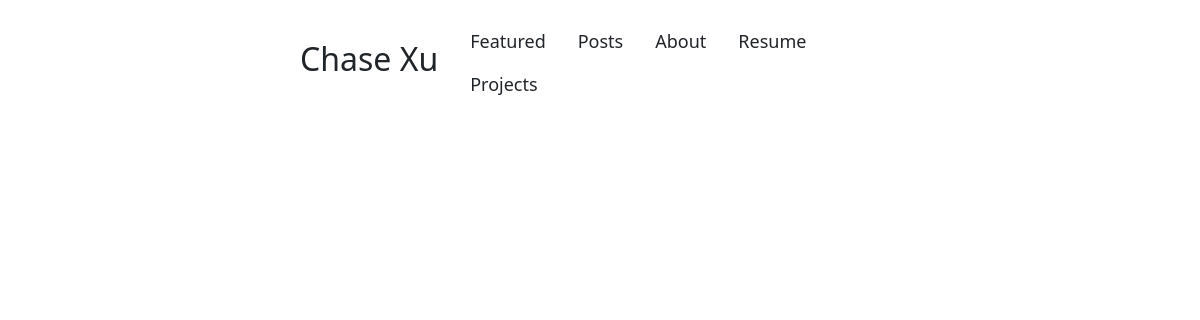
The app's page /, older data.
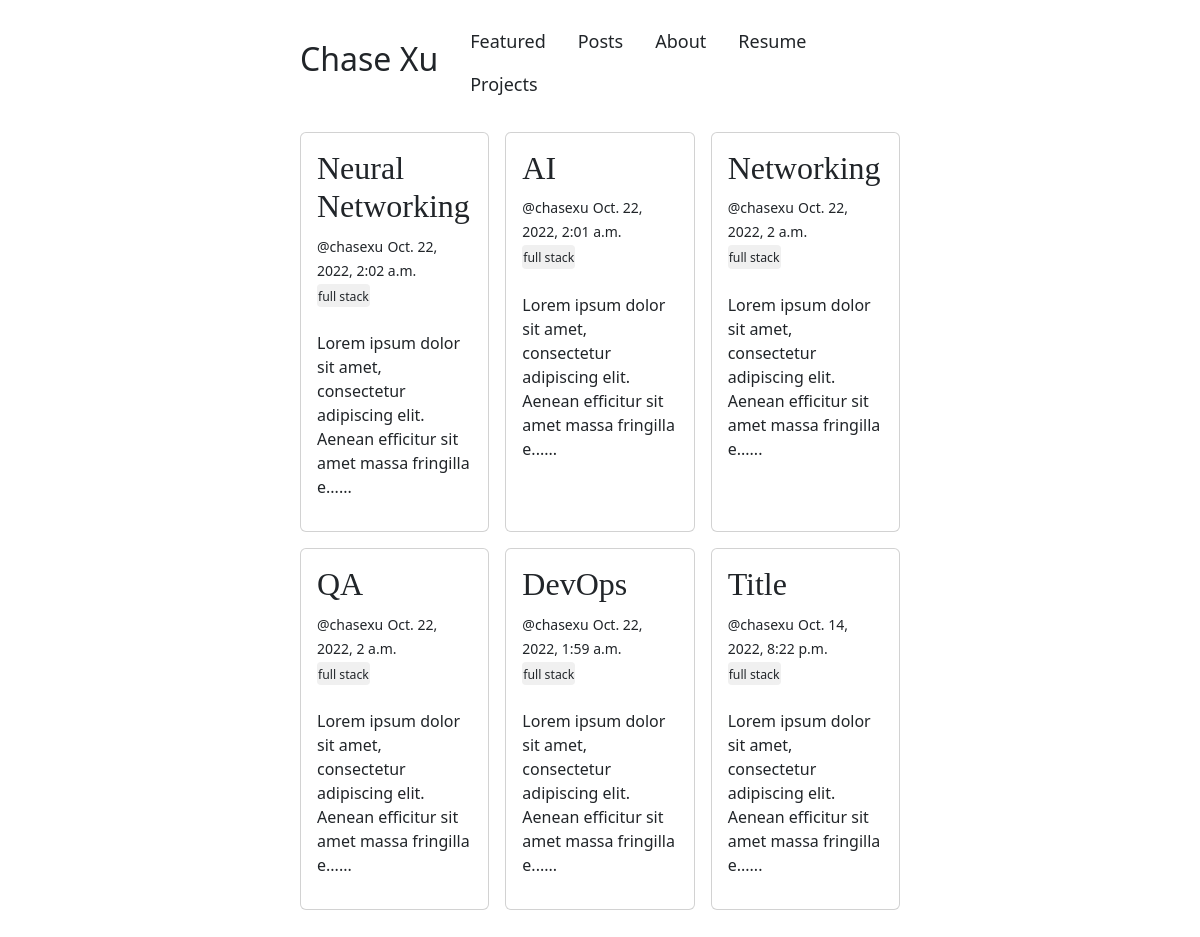
The same page, newer data.
### blog/models.py (models this page shows, shortened)
class Post(models.Model):
    title = models.CharField(max_length=100)
    slug = models.SlugField(null=True)
    overview = models.TextField()
    timestamp = models.DateTimeField(auto_now_add=True)
    content = QuillField()
    author = models.ForeignKey(Author, on_delete=models.CASCADE)
    thumbnail = models.ImageField(blank=True)
    categories = models.ManyToManyField(Category, related_name='Post')
    featured = models.BooleanField()

class Author(models.Model):
    user = models.OneToOneField(User, on_delete=models.CASCADE)
    def __str__(self):
        return self.user.username

class Category(models.Model):
    title = models.CharField(max_length=20)
    subtitle = models.CharField(max_length=20, null=True)
    slug = models.SlugField(null=True)
    thumbnail = models.ImageField(blank=True)
    def __str__(self):
        return self.title

### blog/views.py (the view)
# urls.py: path('', homepage, name = 'posts'),
def homepage(request):
    featured = Post.objects.filter(featured=True).order_by('-timestamp')
    context = {
        'object_list': featured,
    }
    return render(request, 'homepage.html', context)

### templates/homepage.html (shortened to what this page needs)
{% extends 'base.html' %}
{% block homepage %}
<div id='content'>
  {% if object_list%}
      {% for obj in object_list %}
        <div class='card' >
          <div class="card-body">
            <div class="media-content">
              <h2 id='box-title' style='font-family: serif' onclick="location.href='{%url 'post' obj.id%}'">{{obj.title}}</h2>
              <div class="content">
                <p>
                  <small>@{{obj.author}}</small> <small>{{obj.timestamp}}</small>
                  <br>
                  {% for cat in obj.categories.all%}
                    <button class="btn btn-sm" onclick="location.href='{%url 'category' cat.id%}'"><small>{{cat}}</small></button>
                  {%endfor%}
                  <br>
                  <br>
                  {{obj.overview | slice:":100" }}......
                </p>
              </div>
            </div>
          </div>
        </div>
      {%endfor%}
  {% endif %}
</div>
{%endblock homepage%}

Row changes from the older to the newer data that the page shows:
added Post: title "Neural Networking", author "chasexu", timestamp "Oct. 22, 2022, 2:02 a.m.", overview "Lorem ipsum dolor sit amet, consectetur adipiscing elit. Aenean efficitur sit amet massa fringilla e"
added Category: title "full stack"
added Post: title "AI", author "chasexu", timestamp "Oct. 22, 2022, 2:01 a.m.", overview "Lorem ipsum dolor sit amet, consectetur adipiscing elit. Aenean efficitur sit amet massa fringilla e"
added Post: title "Networking", author "chasexu", timestamp "Oct. 22, 2022, 2 a.m.", overview "Lorem ipsum dolor sit amet, consectetur adipiscing elit. Aenean efficitur sit amet massa fringilla e"
added Post: title "QA", author "chasexu", timestamp "Oct. 22, 2022, 2 a.m.", overview "Lorem ipsum dolor sit amet, consectetur adipiscing elit. Aenean efficitur sit amet massa fringilla e"
added Post: title "DevOps", author "chasexu", timestamp "Oct. 22, 2022, 1:59 a.m.", overview "Lorem ipsum dolor sit amet, consectetur adipiscing elit. Aenean efficitur sit amet massa fringilla e"
added Post: title "Title", author "chasexu", timestamp "Oct. 14, 2022, 8:22 p.m.", overview "Lorem ipsum dolor sit amet, consectetur adipiscing elit. Aenean efficitur sit amet massa fringilla e"
